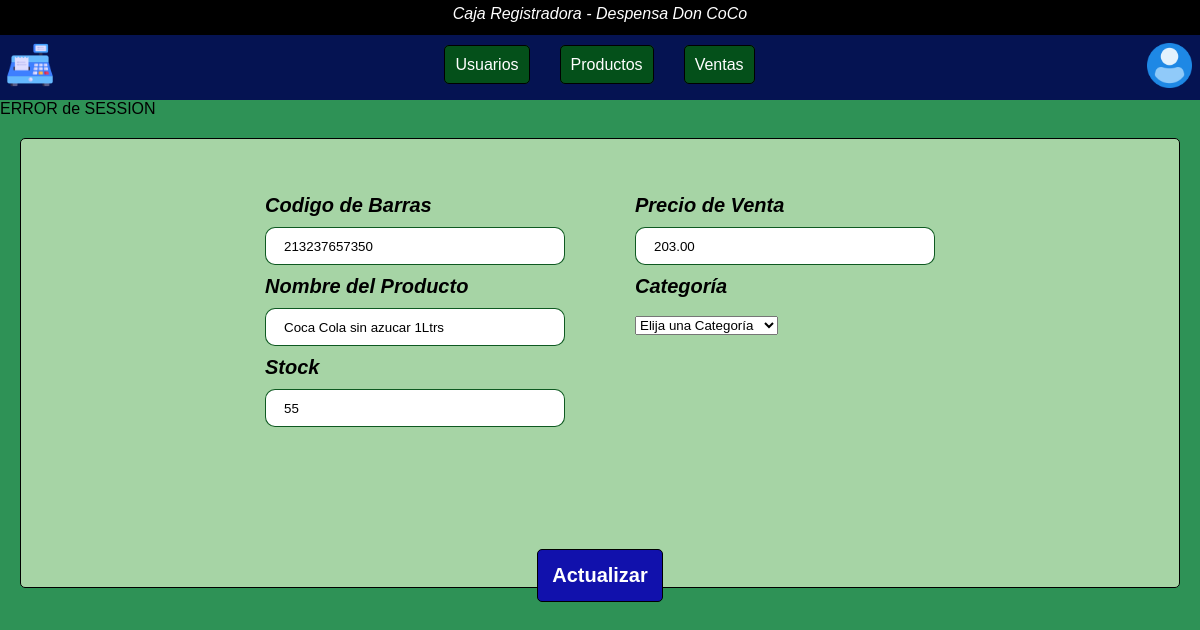
The page /php/products_modify.php?id=3 on the database its author committed.
### tables this page shows
CREATE TABLE `Productos` (
  `Id_producto` int(11) NOT NULL,
  `Cod_Barras` varchar(70) NOT NULL,
  `Nombre` varchar(70) NOT NULL,
  `Stock` int(11) NOT NULL,
  `Precio_Venta` decimal(10,2) NOT NULL,
  `Categoria` varchar(70) NOT NULL
);

### php/products_modify.php (the view, shortened to what this page needs)
<?php
include ('connection.php');
if (isset($_GET['id'])){
    $id = trim($_GET['id']);
    $sql_prod = "SELECT * FROM Productos
    WHERE Id_producto = $id";
    $result = $conn->query($sql_prod);
    if ($result->num_rows == 1){
        $row = $result->fetch_assoc();
        $code = $row['Cod_Barras'];
        $pro = $row['Nombre'];
        $stock = $row['Stock'];
        $price = $row['Precio_Venta'];
        $type = $row['Categoria'];
    }
}
?>
<!DOCTYPE html>
<html lang="en">
<head>
    <link rel="stylesheet" href="../css/products.css">
    <link rel="stylesheet" href="../css/header.css">
</head>
<body>
    <?php require('header.php');?>
    <main>
        <?php
        if (isset($_SESSION['nombre']) && isset($_SESSION['tipo'])) {
            $user = $_SESSION['nombre'];
            $type = $_SESSION['tipo'];
            echo "Usuario: $type<br>";
            echo "Bienvenido: $user";
        } else {
            echo "ERROR de SESSION";
        }
        ?>
        <div class="content-prod">
            <form class="form-prod" action="products_modify.php?id=<?php echo $_GET['id'];?>" method="POST">
                <div class="caja1">
                    <label class="label" for="code">Codigo de Barras</label>
                    <input class="input" type="text" name="code" id="code" value="<?php echo $code?>" placeholder="Escriba el Código" maxlength="30" required/>
                    <label class="label" for="products">Nombre del Producto</label>
                    <input class="input" type="text" name="products" id="products" value="<?php echo $pro?>" placeholder="Ingrese Articulo" maxlength="50" required/>
                    <label class="label" for="stock">Stock</label>
                    <input class="input" type="text" name="stock" id="stock" value="<?php echo $stock?>" placeholder="Ingrese la Cantidad" maxlength="15" required/>
                </div>
                <div class="caja2">
                    <label class="label" for="price">Precio de Venta</label>
                    <input class="input" type="text" name="price" id="price" value="<?php echo $price?>" placeholder="Ingrese un Precio" maxlength="15" required/>
                    <label class="label" for="select">Categoría</label><br><br>
                    <select class="" name="category" id="select" value="<?php echo $type?>">
                        <option value="select" disabled selected >Elija una Categoría</option>
                    </select>
                </div>
                <div class="btns">
                    <button class="btn-blue"  type="submit" name="modify">Actualizar</button>
                </div>
            </form>
        </div>
    </main>
</body>
</html>

### css/products.css (style rules this page uses)
.content-prod { background-color: #a6d4a5; height: 450px; margin: 20px 20px; border-radius: 5px; border: 1px solid; position: relative; }
.form-prod { display: flex; justify-content: center; align-items: center; width: 60%; height: 300px; margin: auto; margin-top: 40px; padding: 10px; }
.caja1 { width: 350px; height: 300px; margin: 20px; padding: 15px; }
.caja2 { width: 350px; height: 300px; margin: 20px; padding: 15px; }
.label { font-style: italic; font-size: 20px; font-weight: bold; }
.input { width: 300px; height: 35px; padding: 18px; margin-top: 10px; margin-bottom: 10px; border: 1px solid #055318f5; border-radius: 10px; }
.btns { position: absolute; top: 400px; }
.btn-blue { background-color: rgb(17, 17, 172); color: #FFF; font-size: 20px; font-weight: bold; padding: 14px; margin: 10px; border: 1px solid black; border-radius:5px ; cursor: pointer; }

### css/header.css (style rules this page uses)
* { padding: 0; margin: 0; box-sizing: border-box; }
body { background-color: #2E9256; font-family: Verdana, Geneva, Tahoma, sans-serif; }

### rows shown on the page
productos: code "213237657350", products "Coca Cola sin azucar 1Ltrs", stock "55", price "203.00"
